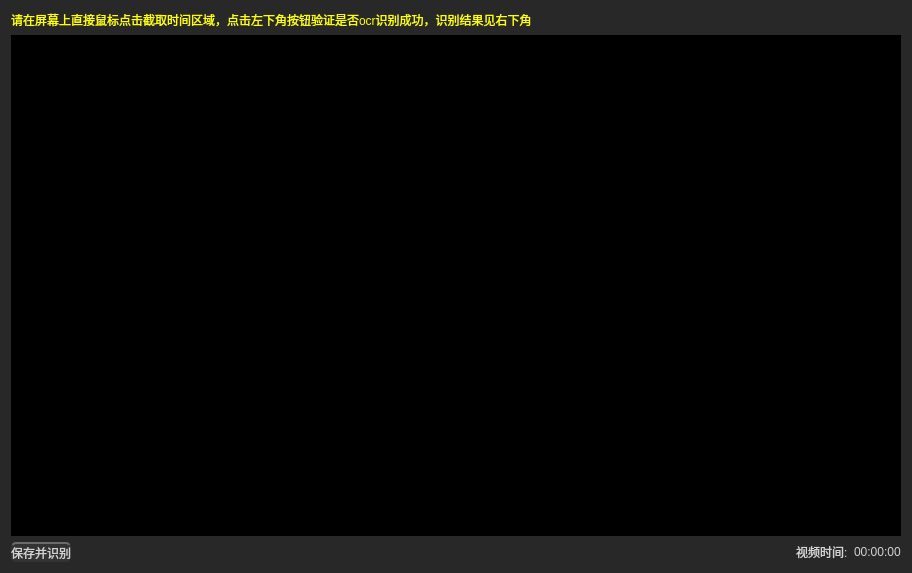
<?xml version="1.0" encoding="UTF-8"?>
<ui version="4.0">
 <class>getTimePos</class>
 <widget class="QWidget" name="getTimePos">
  <property name="geometry">
   <rect>
    <x>0</x>
    <y>0</y>
    <width>912</width>
    <height>573</height>
   </rect>
  </property>
  <property name="sizePolicy">
   <sizepolicy hsizetype="Preferred" vsizetype="Preferred">
    <horstretch>0</horstretch>
    <verstretch>0</verstretch>
   </sizepolicy>
  </property>
  <property name="minimumSize">
   <size>
    <width>0</width>
    <height>0</height>
   </size>
  </property>
  <property name="tabletTracking">
   <bool>false</bool>
  </property>
  <property name="windowTitle">
   <string>LaneLabelingTool</string>
  </property>
  <property name="styleSheet">
   <string notr="true">background-color: rgb(40, 40, 40);
font: 700 9pt &quot;Microsoft YaHei&quot;;
color: rgb(210, 210, 210);</string>
  </property>
  <layout class="QVBoxLayout" name="verticalLayout_2">
   <item>
    <layout class="QVBoxLayout" name="verticalLayout">
     <item>
      <widget class="QLabel" name="label">
       <property name="styleSheet">
        <string notr="true">color: rgb(255, 255, 0);</string>
       </property>
       <property name="text">
        <string>请在屏幕上直接鼠标点击截取时间区域，点击左下角按钮验证是否ocr识别成功，识别结果见右下角</string>
       </property>
      </widget>
     </item>
     <item>
      <widget class="QDrawGraphicsView" name="graphicsView">
       <property name="styleSheet">
        <string notr="true">background-color: rgb(0, 0, 0);</string>
       </property>
      </widget>
     </item>
     <item>
      <layout class="QHBoxLayout" name="horizontalLayout">
       <item>
        <widget class="myButton" name="getTimeButton">
         <property name="styleSheet">
          <string notr="true">border-top:2px solid  #6B6B6B;
background-color: rgb(51, 51, 51);
border-radius:5px;</string>
         </property>
         <property name="text">
          <string>保存并识别</string>
         </property>
        </widget>
       </item>
       <item>
        <spacer name="horizontalSpacer_2">
         <property name="orientation">
          <enum>Qt::Orientation::Horizontal</enum>
         </property>
         <property name="sizeHint" stdset="0">
          <size>
           <width>40</width>
           <height>20</height>
          </size>
         </property>
        </spacer>
       </item>
       <item>
        <widget class="QLabel" name="videoTimeKey">
         <property name="styleSheet">
          <string notr="true"/>
         </property>
         <property name="text">
          <string>视频时间:</string>
         </property>
        </widget>
       </item>
       <item>
        <widget class="QLabel" name="videoTimeValue">
         <property name="styleSheet">
          <string notr="true"/>
         </property>
         <property name="text">
          <string>00:00:00</string>
         </property>
        </widget>
       </item>
      </layout>
     </item>
    </layout>
   </item>
  </layout>
 </widget>
 <customwidgets>
  <customwidget>
   <class>QDrawGraphicsView</class>
   <extends>QGraphicsView</extends>
   <header>QDrawGraphicsView.h</header>
  </customwidget>
  <customwidget>
   <class>myButton</class>
   <extends>QPushButton</extends>
   <header location="global">myButton.h</header>
  </customwidget>
 </customwidgets>
 <resources>
  <include location="../images/LaneLabelingTool.qrc"/>
 </resources>
 <connections/>
</ui>
